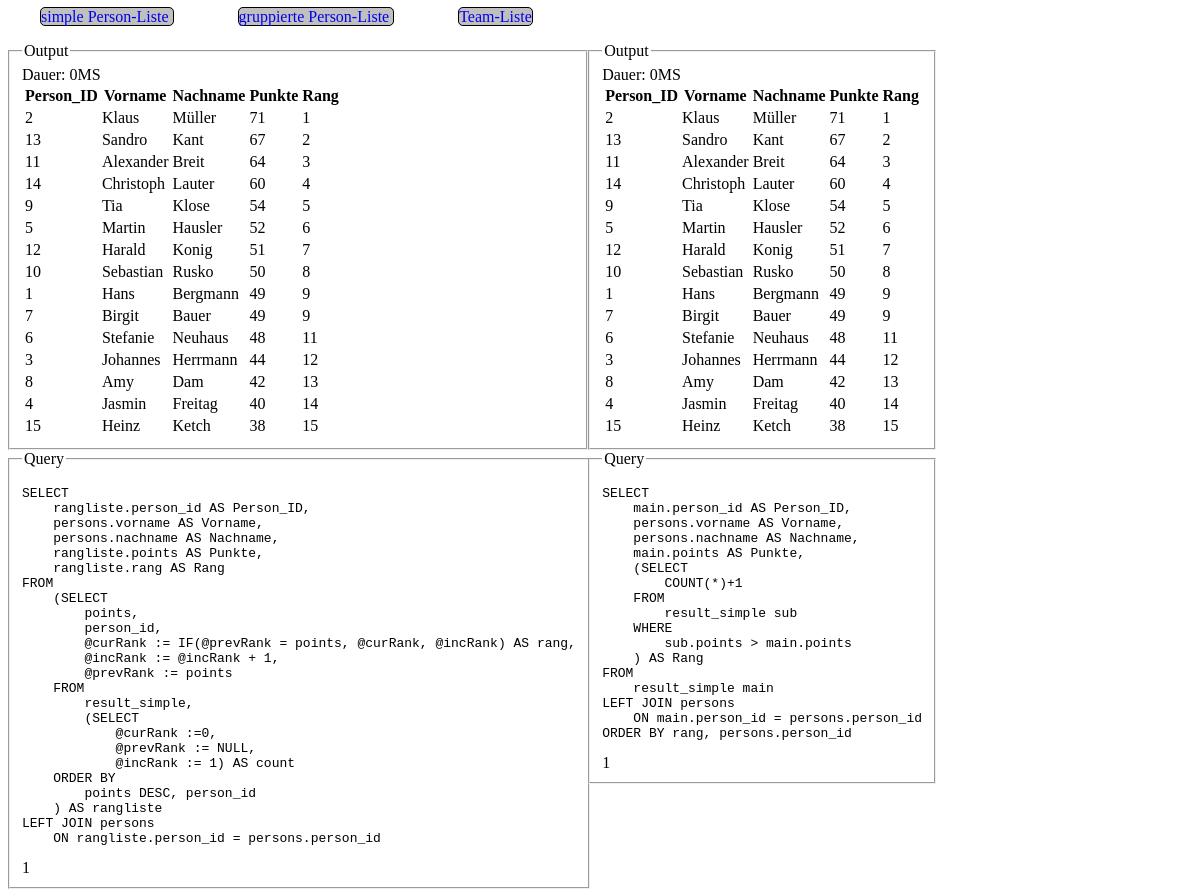
The page / on the database its author committed.
### tables this page shows
CREATE TABLE `result_simple` (
  `result_id` int(11) NOT NULL AUTO_INCREMENT,
  `person_id` int(11) NOT NULL,
  `points` int(11) NOT NULL,
  PRIMARY KEY (`result_id`)
);

CREATE TABLE `persons` (
  `person_id` int(11) NOT NULL AUTO_INCREMENT,
  `vorname` varchar(30) NOT NULL,
  `nachname` varchar(30) NOT NULL,
  `team_id` int(11) NOT NULL,
  PRIMARY KEY (`person_id`)
);

### db.php (called while the page is built, shortened)
<?php
function takeTimeInMs(array $tasks){
    $time = 0;
    return $time * 1000 . 'MS';
}

### queries/simpleRanking.php (called while the page is built)
<?php
$sqlCalc = <<<SQL
SELECT
    main.person_id AS Person_ID,
    persons.vorname AS Vorname,
    persons.nachname AS Nachname,
    main.points AS Punkte,
    (SELECT
        COUNT(*)+1
    FROM
        result_simple sub
    WHERE
        sub.points > main.points
    ) AS Rang
FROM
    result_simple main
LEFT JOIN persons
    ON main.person_id = persons.person_id
ORDER BY rang, persons.person_id
SQL;
$sqlCount = <<<SQL
SELECT
    rangliste.person_id AS Person_ID,
    persons.vorname AS Vorname,
    persons.nachname AS Nachname,
    rangliste.points AS Punkte,
    rangliste.rang AS Rang
FROM
    (SELECT
        points,
        person_id,
        @curRank := IF(@prevRank = points, @curRank, @incRank) AS rang,
        @incRank := @incRank + 1,
        @prevRank := points
    FROM
        result_simple,
        (SELECT
            @curRank :=0,
            @prevRank := NULL,
            @incRank := 1) AS count
    ORDER BY
        points DESC, person_id
    ) AS rangliste
LEFT JOIN persons
    ON rangliste.person_id = persons.person_id
SQL;

### tablebuilder.php (the view, shortened to what this page needs)
<?php
function buildTable(array $resultset){
    $colums = array_keys($resultset[0]);
    $table =    '<table>
                    <tr>';
    foreach ($colums as $column){
        $table .= '<th>' . $column . '</th>';
    }
    $table .= '</tr>';
    foreach ($resultset as $row){
        $table .=   '<tr>';
        foreach ($colums as $column){
            $table .= '<td>' . $row[$column] . '</td>';
        }
        $table .=   '</tr>';
    }
    $table .= '</table>';
    return $table;
}

### index.php (shortened to what this page needs)
<?php
include __DIR__ . '/queries/simpleRanking.php';
require_once __DIR__ . '/db.php';
require_once __DIR__ . '/tablebuilder.php';
$rankingCount = $db->query($sqlCount)->fetchAll();
$rankingCalc = $db->query($sqlCalc)->fetchAll();
$timeCount = takeTimeInMs($db->query('SHOW PROFILE FOR QUERY 1')->fetchAll());
$timeCalc = takeTimeInMs($db->query('SHOW PROFILE FOR QUERY 2')->fetchAll());
?>
<!Doctype HTML>
<html>
    <head>
        <link href="css/style.css" rel="stylesheet" type="text/css"/>
    </head>
    <body>
        <div id="navigation">
            <a href="index.php">
                simple Person-Liste
            </a>
            <a href="index.php?query=person">
                gruppierte Person-Liste
            </a>
            <a href="index.php?query=team">
                Team-Liste
            </a>
        </div>
        <div class="content">
            <fieldset>
                <legend>
                    Output
                </legend>
                Dauer: <?= $timeCount ?>
                <?= buildTable($rankingCount) ?>
            </fieldset>
            <fieldset>
                <legend>
                    Query
                </legend>
                <?= highlight_string($sqlCount) ?>
            </fieldset>
        </div>
        <div class="content">
            <fieldset>
                <legend>
                    Output
                </legend>
                Dauer: <?= $timeCalc ?>
                <?= buildTable($rankingCalc) ?>
            </fieldset>
            <fieldset>
                <legend>
                    Query
                </legend>
                <?= highlight_string($sqlCalc) ?>
            </fieldset>
        </div>
    </body>
</html>

### css/style.css (style rules this page uses)
#navigation { width: 100%; margin-bottom: 1em; }
#navigation a { border: 1px solid black; border-radius: 5px; background: silver; margin: 2em; text-decoration: none; }
.content { display: inline-block; float: left; max-width: 49%; }
.content fieldset { margin: 0 auto; }

### rows shown on the page
result_simple: person "2", person.vorname "Klaus", person.nachname "Müller", points "71", column "1"
result_simple: person "13", person.vorname "Sandro", person.nachname "Kant", points "67", column "2"
result_simple: person "11", person.vorname "Alexander", person.nachname "Breit", points "64", column "3"
result_simple: person "14", person.vorname "Christoph", person.nachname "Lauter", points "60", column "4"
result_simple: person "9", person.vorname "Tia", person.nachname "Klose", points "54", column "5"
result_simple: person "5", person.vorname "Martin", person.nachname "Hausler", points "52", column "6"
result_simple: person "12", person.vorname "Harald", person.nachname "Konig", points "51", column "7"
result_simple: person "10", person.vorname "Sebastian", person.nachname "Rusko", points "50", column "8"
result_simple: person "1", person.vorname "Hans", person.nachname "Bergmann", points "49", column "9"
result_simple: person "7", person.vorname "Birgit", person.nachname "Bauer", points "49", column "9"
result_simple: person "6", person.vorname "Stefanie", person.nachname "Neuhaus", points "48", column "11"
result_simple: person "3", person.vorname "Johannes", person.nachname "Herrmann", points "44", column "12"
result_simple: person "8", person.vorname "Amy", person.nachname "Dam", points "42", column "13"
result_simple: person "4", person.vorname "Jasmin", person.nachname "Freitag", points "40", column "14"
result_simple: person "15", person.vorname "Heinz", person.nachname "Ketch", points "38", column "15"

### other values the page prints
$timeCount "0MS"
$column "Person_ID"
$column "Vorname"
$column "Nachname"
$column "Punkte"
$column "Rang"
$timeCalc "0MS"
